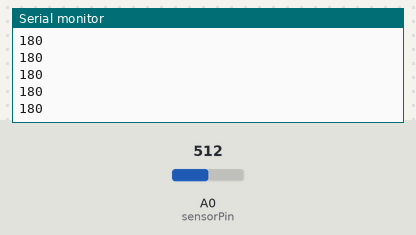
The sketch below on a simulated Arduino Uno, built with avr-gcc and run on an emulated ATmega328P. Shown: the last lines printed to the serial monitor. Inputs (shaded band) come from the test bench; at power-on: A0 (sensorPin) = 512.

Above: at 1.2 s.
1.3 s: A0 (sensorPin) set to 716
At 1.8 s:
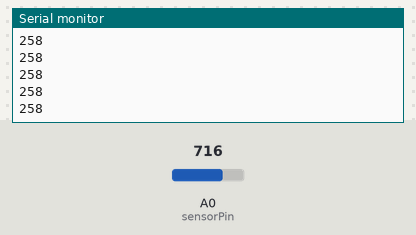
2.8 s: A0 (sensorPin) set to 900
At 3.3 s:
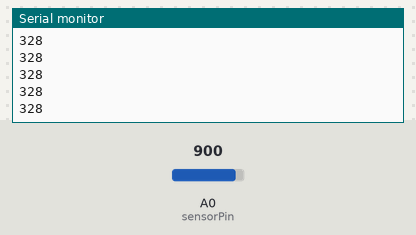
Timing chart, 0 to 5.8 s (numbered marks = the images above; inputs shaded):
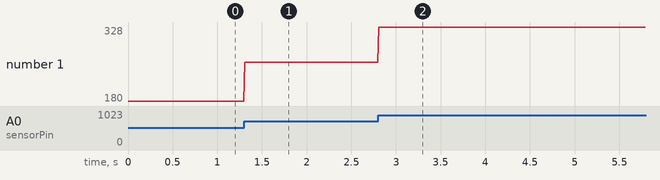

The sketch:

positionsensor_tester.ino
```cpp
int sensorPin = A0;    // input pin for the position sensor

// test values
int values[100];
int max_value = 0;
int min_value = 999;
int i = 0;

void setup() {
  Serial.begin(9600);
}

void loop() {
  i = map(analogRead(sensorPin), 41, 981, 0, 360);
  Serial.println(String(i));
  delay(10);
}

/*
 * Find max value.
 */
/*
void loop() {
  values[i] = analogRead(sensorPin);

  // iterate through values
  i++;
  if(i==100) i = 0;

  if(values[i]==0) values[i] = 500;
  if(values[i] > max_value) max_value = values[i];
  if(values[i] < min_value) min_value = values[i];

  Serial.println(String(max_value) + ", " + String(min_value) + ", " + String(values[i]));
}
*/
```

Measured:
- after the input at 1.3 s, the serial monitor: prints a new line at once (image 1)
- after the input at 2.8 s, the serial monitor: prints a new line at once (image 2)
- plotted number 1: 180 → 258 after the input at 1.3 s, 258 → 328 after the input at 2.8 s
